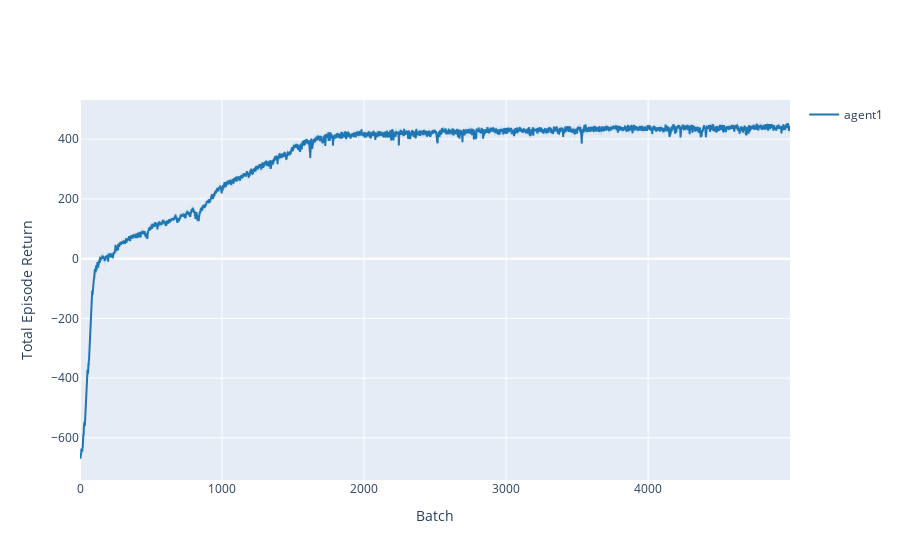

Here is the notebook cell this chart was saved with:
### Code cell
fig_single_agent=sim_1.plot_learning_curves()

### Figure 1 — Plotly figure (JSON) as saved in the notebook; plotly's stock layout.template omitted (floating-point values rounded to 4 significant figures; data arrays with more than 128 entries replaced by an {"elided": "..."} marker saying what was removed)
{"data": [{"line": {"color": "rgb(31, 119, 180)"}, "mode": "lines", "name": "agent1", "type": "scatter", "x": {"elided": "5000 int values"}, "y": {"elided": "5000 float values"}}, {"fill": "toself", "fillcolor": "rgba(31, 119, 180,0.2)", "hoverinfo": "skip", "line": {"color": "rgba(255,255,255,0)"}, "showlegend": false, "type": "scatter", "x": {"elided": "10000 int values"}, "y": {"elided": "10000 float values"}}], "layout": {"xaxis": {"title": {"text": "Batch"}}, "yaxis": {"title": {"text": "Total Episode Return"}}}}
